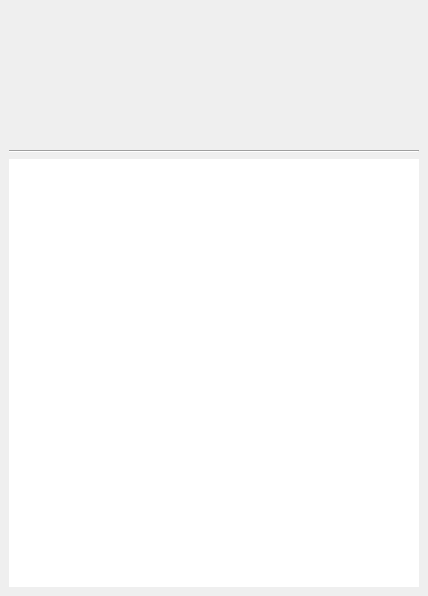
<?xml version="1.0" encoding="UTF-8"?>
<ui version="4.0">
 <class>CurseforgeModInfoWidget</class>
 <widget class="QWidget" name="CurseforgeModInfoWidget">
  <property name="geometry">
   <rect>
    <x>0</x>
    <y>0</y>
    <width>428</width>
    <height>596</height>
   </rect>
  </property>
  <layout class="QGridLayout" name="gridLayout_2">
   <property name="leftMargin">
    <number>0</number>
   </property>
   <property name="topMargin">
    <number>0</number>
   </property>
   <property name="rightMargin">
    <number>0</number>
   </property>
   <property name="bottomMargin">
    <number>0</number>
   </property>
   <item row="0" column="0">
    <widget class="QScrollArea" name="scrollArea">
     <property name="frameShape">
      <enum>QFrame::NoFrame</enum>
     </property>
     <property name="widgetResizable">
      <bool>true</bool>
     </property>
     <widget class="QWidget" name="scrollAreaWidgetContents">
      <property name="geometry">
       <rect>
        <x>0</x>
        <y>0</y>
        <width>428</width>
        <height>596</height>
       </rect>
      </property>
      <layout class="QVBoxLayout" name="verticalLayout">
       <item>
        <layout class="QHBoxLayout" name="horizontalLayout">
         <item>
          <widget class="QToolButton" name="modName">
           <property name="enabled">
            <bool>true</bool>
           </property>
           <property name="font">
            <font>
             <pointsize>15</pointsize>
             <bold>true</bold>
            </font>
           </property>
           <property name="popupMode">
            <enum>QToolButton::InstantPopup</enum>
           </property>
           <property name="autoRaise">
            <bool>true</bool>
           </property>
          </widget>
         </item>
        </layout>
       </item>
       <item>
        <layout class="QGridLayout" name="gridLayout">
         <item row="0" column="0">
          <widget class="QLabel" name="modIcon">
           <property name="sizePolicy">
            <sizepolicy hsizetype="Fixed" vsizetype="Fixed">
             <horstretch>0</horstretch>
             <verstretch>0</verstretch>
            </sizepolicy>
           </property>
           <property name="minimumSize">
            <size>
             <width>80</width>
             <height>80</height>
            </size>
           </property>
           <property name="maximumSize">
            <size>
             <width>80</width>
             <height>80</height>
            </size>
           </property>
           <property name="text">
            <string/>
           </property>
          </widget>
         </item>
        </layout>
       </item>
       <item>
        <widget class="TagsFlowWidget" name="tagsWidget" native="true"/>
       </item>
       <item>
        <widget class="QLabel" name="modSummary">
         <property name="sizePolicy">
          <sizepolicy hsizetype="Preferred" vsizetype="Preferred">
           <horstretch>0</horstretch>
           <verstretch>0</verstretch>
          </sizepolicy>
         </property>
         <property name="font">
          <font>
           <italic>false</italic>
          </font>
         </property>
         <property name="contextMenuPolicy">
          <enum>Qt::CustomContextMenu</enum>
         </property>
         <property name="toolTip">
          <string notr="true"/>
         </property>
         <property name="text">
          <string/>
         </property>
         <property name="alignment">
          <set>Qt::AlignLeading|Qt::AlignLeft|Qt::AlignTop</set>
         </property>
         <property name="wordWrap">
          <bool>true</bool>
         </property>
        </widget>
       </item>
       <item>
        <widget class="Line" name="line">
         <property name="orientation">
          <enum>Qt::Horizontal</enum>
         </property>
        </widget>
       </item>
       <item>
        <widget class="WebTextBrowser" name="modDescription">
         <property name="frameShape">
          <enum>QFrame::NoFrame</enum>
         </property>
         <property name="verticalScrollBarPolicy">
          <enum>Qt::ScrollBarAlwaysOff</enum>
         </property>
         <property name="openExternalLinks">
          <bool>true</bool>
         </property>
        </widget>
       </item>
      </layout>
     </widget>
    </widget>
   </item>
  </layout>
  <action name="actionOpen_Curseforge_Mod_Dialog">
   <property name="icon">
    <iconset resource="../../images/image.qrc">
     <normaloff>:/image/curseforge.svg</normaloff>:/image/curseforge.svg</iconset>
   </property>
   <property name="text">
    <string>Open Curseforge Mod Dialog</string>
   </property>
  </action>
  <action name="actionOpen_Website_Link">
   <property name="text">
    <string>Open Website Link</string>
   </property>
  </action>
  <action name="actionCopy_Website_Link">
   <property name="icon">
    <iconset theme="edit-copy"/>
   </property>
   <property name="text">
    <string>Copy Website Link</string>
   </property>
  </action>
 </widget>
 <customwidgets>
  <customwidget>
   <class>TagsFlowWidget</class>
   <extends>QWidget</extends>
   <header location="global">ui/tagsflowwidget.h</header>
   <container>1</container>
  </customwidget>
  <customwidget>
   <class>WebTextBrowser</class>
   <extends>QTextBrowser</extends>
   <header location="global">ui/webtextbrowser.h</header>
  </customwidget>
 </customwidgets>
 <resources>
  <include location="../../images/image.qrc"/>
 </resources>
 <connections/>
</ui>
